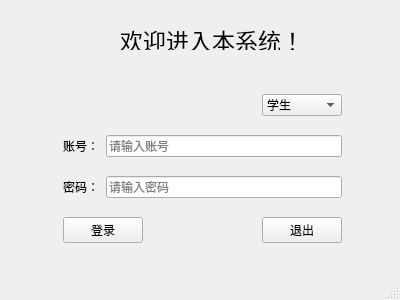
<?xml version="1.0" encoding="UTF-8"?>
<ui version="4.0">
 <class>MainWindow</class>
 <widget class="QMainWindow" name="MainWindow">
  <property name="geometry">
   <rect>
    <x>0</x>
    <y>0</y>
    <width>400</width>
    <height>300</height>
   </rect>
  </property>
  <property name="windowTitle">
   <string>学生选课与成绩管理系统</string>
  </property>
  <property name="styleSheet">
   <string notr="true"/>
  </property>
  <widget class="QWidget" name="centralWidget">
   <widget class="QLabel" name="label">
    <property name="geometry">
     <rect>
      <x>120</x>
      <y>30</y>
      <width>181</width>
      <height>20</height>
     </rect>
    </property>
    <property name="font">
     <font>
      <pointsize>17</pointsize>
     </font>
    </property>
    <property name="text">
     <string>欢迎进入本系统！</string>
    </property>
   </widget>
   <widget class="QWidget" name="layoutWidget">
    <property name="geometry">
     <rect>
      <x>52</x>
      <y>70</y>
      <width>301</width>
      <height>201</height>
     </rect>
    </property>
    <layout class="QGridLayout" name="gridLayout">
     <item row="1" column="0">
      <widget class="QLabel" name="label_2">
       <property name="styleSheet">
        <string notr="true"/>
       </property>
       <property name="text">
        <string>账号：</string>
       </property>
      </widget>
     </item>
     <item row="2" column="0">
      <widget class="QLabel" name="label_3">
       <property name="text">
        <string>密码：</string>
       </property>
      </widget>
     </item>
     <item row="2" column="1" colspan="3">
      <widget class="QLineEdit" name="le_mima">
       <property name="placeholderText">
        <string>请输入密码</string>
       </property>
       <property name="clearButtonEnabled">
        <bool>true</bool>
       </property>
      </widget>
     </item>
     <item row="3" column="3">
      <widget class="QPushButton" name="btn_tuichu">
       <property name="text">
        <string>退出</string>
       </property>
      </widget>
     </item>
     <item row="1" column="1" colspan="3">
      <widget class="QLineEdit" name="le_zhanghao">
       <property name="styleSheet">
        <string notr="true"/>
       </property>
       <property name="placeholderText">
        <string>请输入账号</string>
       </property>
       <property name="clearButtonEnabled">
        <bool>true</bool>
       </property>
      </widget>
     </item>
     <item row="3" column="0" colspan="2">
      <widget class="QPushButton" name="btn_denglu">
       <property name="text">
        <string>登录</string>
       </property>
      </widget>
     </item>
     <item row="3" column="2">
      <spacer name="horizontalSpacer">
       <property name="orientation">
        <enum>Qt::Horizontal</enum>
       </property>
       <property name="sizeHint" stdset="0">
        <size>
         <width>40</width>
         <height>20</height>
        </size>
       </property>
      </spacer>
     </item>
     <item row="0" column="3">
      <widget class="QComboBox" name="comboBox">
       <item>
        <property name="text">
         <string>学生</string>
        </property>
       </item>
       <item>
        <property name="text">
         <string>老师</string>
        </property>
       </item>
       <item>
        <property name="text">
         <string>管理员</string>
        </property>
       </item>
      </widget>
     </item>
    </layout>
   </widget>
  </widget>
  <widget class="QStatusBar" name="statusBar"/>
 </widget>
 <layoutdefault spacing="6" margin="11"/>
 <resources/>
 <connections/>
</ui>
